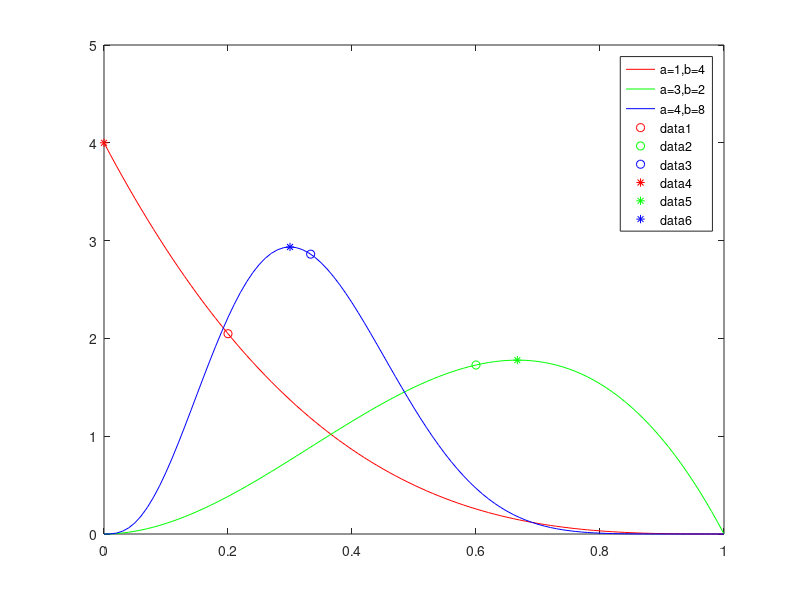

MATLAB code to generate this figure:
# ex. 2.8

n = [ 0 2  3  29 ]
N = [ 3 3 10 300 ]
a = n + 1
b = N - n + 1
lh = n ./ N  # Likelihood estimate
u = a ./ (a + b)  # mean of the posterior

# Plot first 3 answers
# Observation:
# - The maximum likelihood method estimate of the probability of tossing a head
#   at the N+1th outcome corresponds to the "mode" of the bayesian posterior in this case.
# - The bayesian method estimate of the probability of tossing a head
#   at the N+1th outcome corresponds to the "mean" of the bayesian posterior in this case
x = ( 0:100 ) * .01
g = legend(plot(x, betapdf(x,a(1),b(1)), "r;a=1,b=4;",
            x, betapdf(x,a(2),b(2)), "g;a=3,b=2;",
            x, betapdf(x,a(3),b(3)), "b;a=4,b=8;",
            u(1), betapdf(u(1),a(1),b(1)), "or",
            u(2), betapdf(u(2),a(2),b(2)), "og",
            u(3), betapdf(u(3),a(3),b(3)), "ob",
            lh(1), betapdf(lh(1),a(1),b(1)), "*r",
            lh(2), betapdf(lh(2),a(2),b(2)), "*g",
            lh(3), betapdf(lh(3),a(3),b(3)), "*b"))
saveas(g, "mackay-ch2-ex2_8.pdf")

# Information content function = -x * log(x)
function ret = f(x)
  ret = -x.*log2(x)
endfunction
function ret = df(x)
  ret = -1/log(2).*(log(x) + 1)
endfunction
x = (1:100)*.01
g = plot(x, f(x), "r;-x*log2(x);",
     x, df(x), "g;derivative;",
     exp(-1), f(exp(-1)), "*b")
ylim([-1 2])
grid()
saveas(g, 'mackay-ch2-information-content-xlnx.pdf', 'pdf')

# ex 2.16 b)
n = 1:6
u = 100*mean(n)
s = (100*var(n,1))^.5
x = (1:8*s) + u - 4*s
y = normpdf(x, u, s)
plot(x,y)

# ex. 2.17
function ret = p(a)
  ret = 1./(1 + exp(-a))
endfunction
x = -10:.1:10
plot(x, p(x),
     x, tanh(x/2)./2+1/2)
grid()

# ex 2.20
function ret = f(n, e, r)
  ret = 1 - (1 - e./r).^n
endfunction
n = [ 2 2 10 10 1000 1000]
e = [ 1 1  1  1    1    1]
r = [ 100 2 100 2 100 2 ]
f(n,e,r)

# ex 2.34
x = 0:10
f_est = 1./(1+x)
y = nbinpdf(x, 1, 1/2)

# ex 2.39
n = 1:12367
p = .1./n
sum(-p.*log2(p))



